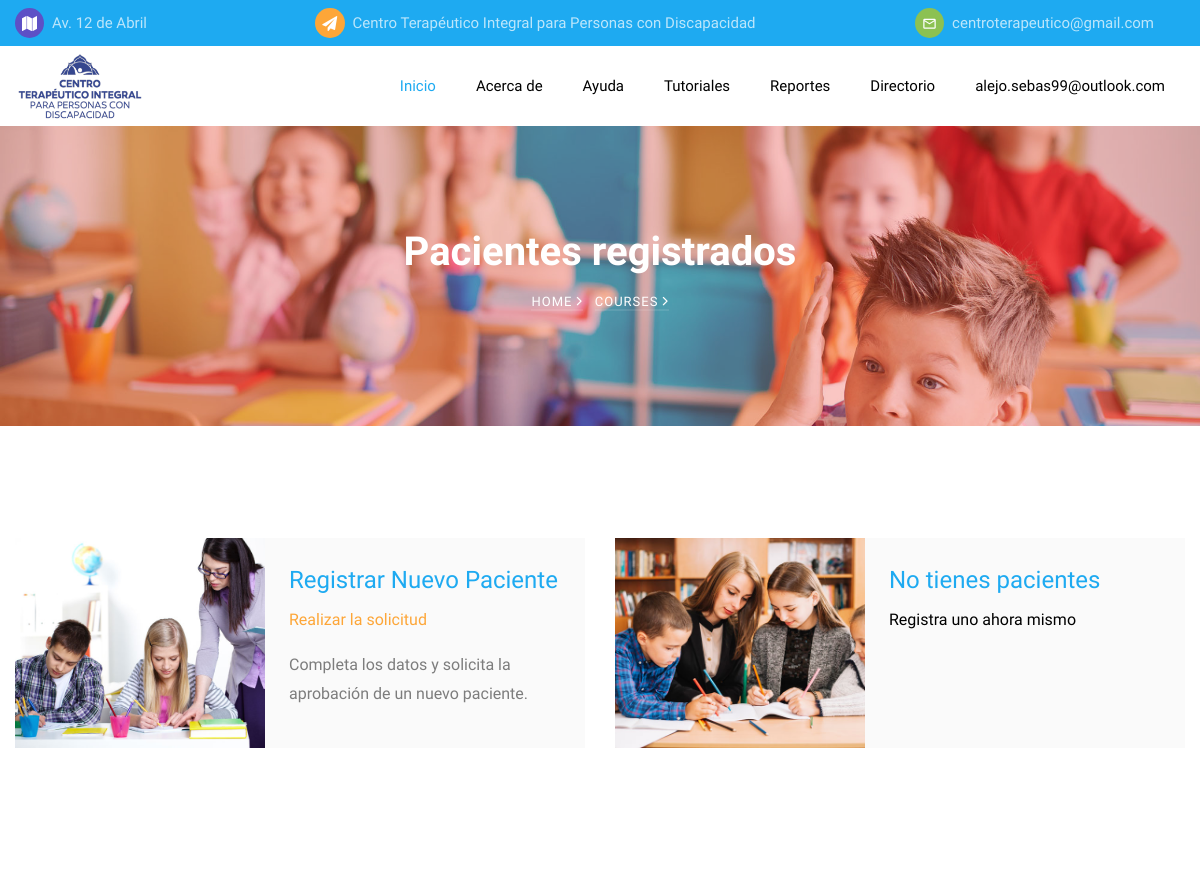
Before: /pacientes.html (signed in, upper part) with the older database file.
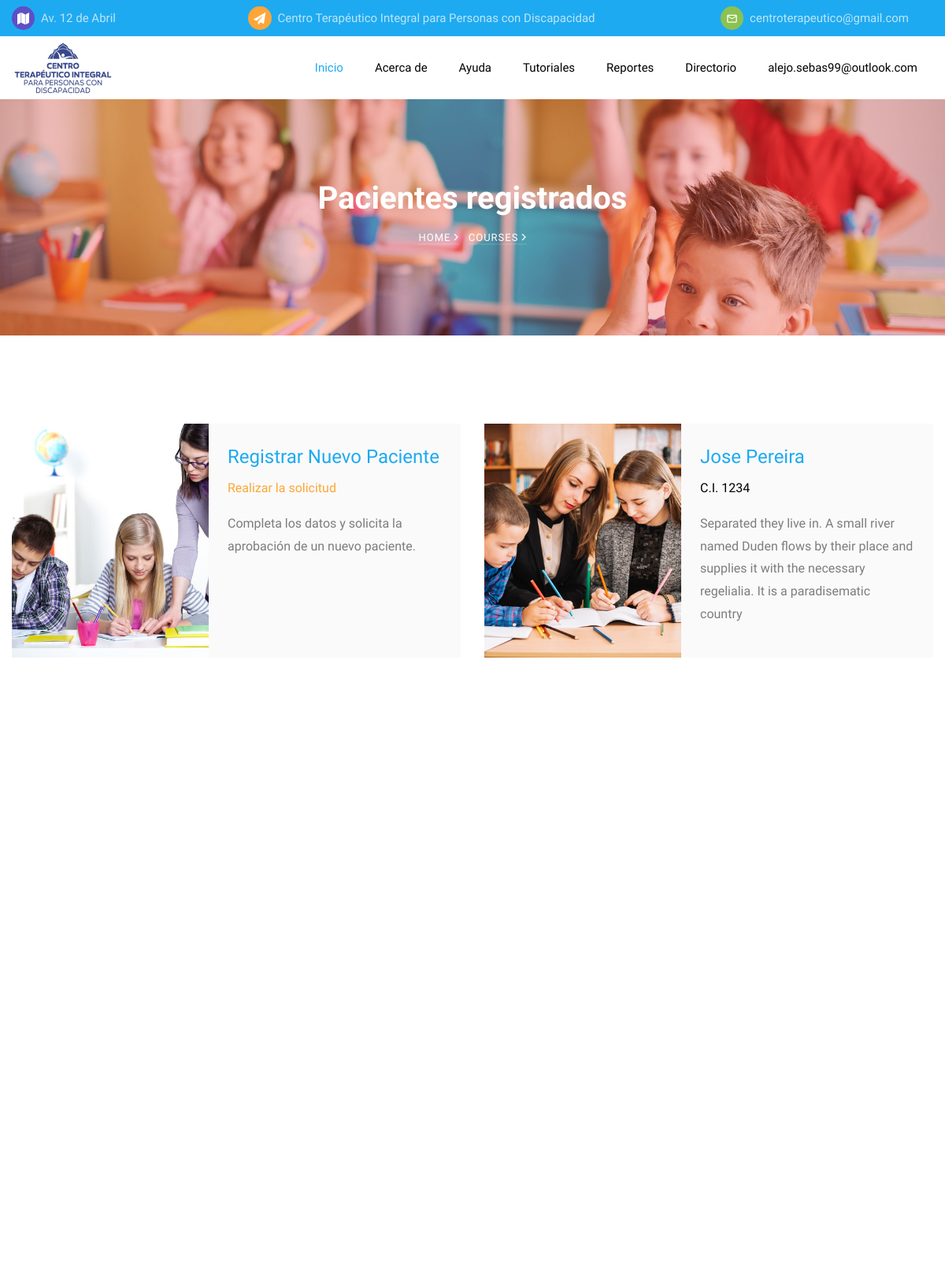
After: the same page with the newer database file.
### website/models.py (models this page shows, shortened)
class User(models.Model):
    MALE = 'M'
    FEMALE = 'F'
    SEX_OPTIONS = [
        (MALE, 'Masculino'),
        (FEMALE, 'Femenino'),
    ]
    ADMINISTRATOR = 'AD'
    THERAPIST = 'TR'
    REPRESENTATIVE = 'RP'
    ROL_OPTIONS = [
        (ADMINISTRATOR, 'Administrador'),
        (THERAPIST, 'Terapeuta'),
        (REPRESENTATIVE, 'Representante'),
    ]
    first_name = models.CharField(max_length=150)
    last_name = models.CharField(max_length=150)
    identity_card = models.CharField(max_length=10)
    registration_date = models.DateTimeField(auto_now_add=True)
    rol = models.CharField(max_length=2, choices=ROL_OPTIONS, default=REPRESENTATIVE)
    birth = models.DateField()
    sex = models.CharField(max_length=1, choices=SEX_OPTIONS, default=MALE)
    civil_status = models.CharField(max_length=150, null=True)
    phone_number_1 = models.PositiveIntegerField()
    phone_number_2 = models.PositiveIntegerField(null=True)
    email = models.EmailField(max_length=250)
    password = models.CharField(max_length=25)
    direction = models.ForeignKey('Direction', on_delete=models.DO_NOTHING, null=True)
    job_title = models.CharField(max_length=500, null=True)
    degree = models.CharField(max_length=500, null=True)
    biography = models.TextField(null=True)

class Patient(models.Model):
    MALE = 'M'
    FEMALE = 'F'
    SEX_OPTIONS = [
        (MALE, 'Masculino'),
        (FEMALE, 'Femenino'),
    ]
    INCLUSIVE = 'IN'
    SPECUALIZED = 'SP'
    REGULAR = 'RE'
    TYPES_OPTIONS = [
        (INCLUSIVE, 'Inclusiva'),
        (SPECUALIZED, 'Especializada'),
        (REGULAR, 'Regular'),
    ]
    URBAN = 'UB'
    RURAL = 'RU'
    PARISH_OPTIONS = [
        (URBAN, 'Urbana'),
        (RURAL, 'Rural'),
    ]
    first_name = models.CharField(max_length=150)
    last_name = models.CharField(max_length=150)
    identity_card = models.CharField(max_length=10)
    birth = models.DateField()
    sex = models.CharField(max_length=1, choices=SEX_OPTIONS, default=MALE)
    registration_date = models.DateTimeField(auto_now_add=True)
    country_origin = models.CharField(max_length=150)
    province = models.CharField(max_length=100)
    canton = models.CharField(max_length=100)
    educational_institution_type = models.CharField(max_length=2, choices=TYPES_OPTIONS, default=SPECUALIZED)
    educational_institution = models.CharField(max_length=400)
    parish_type = models.CharField(max_length=2, choices=PARISH_OPTIONS, default=URBAN)
    bond_desarrollo_humano = models.BooleanField()
    bond_joaquin_gallegos = models.BooleanField()
    alimony = models.BooleanField()
    jubilee_pension = models.BooleanField()
    montepio = models.BooleanField()
    image = models.FileField(upload_to='images/', null=True, verbose_name="")
    representatives = models.ManyToManyField(User, through='Relationship')

### website/views.py (the view)
# urls.py: path('pacientes.html', views.pacientes, name='pacientes'),
def pacientes(request):
    pacientes = []
    relaciones = Relationship.objects.all()
    for rel in relaciones:
        if rel.representative == User.objects.get(email=request.session['user_email']):
            pacientes.append(rel.patient)
    return render(request, 'pacientes.html', {'center_data':center_data, 'pacientes':pacientes})

### templates/pacientes.html (shortened to what this page needs)
<!DOCTYPE html>
<html lang="en">
<head>
    {% include 'includes/head.html'%} {% block head %} {% endblock %}
</head>
<body>
    {% include 'includes/header.html'%} {% block header %} {% endblock %} {% include 'includes/navbar.html'%} {% block navbar %} {% endblock %}
    <section class="hero-wrap hero-wrap-2" style="background-image: url('images/bg_2.jpg');">
        <div class="overlay"></div>
        <div class="container">
            <div class="row no-gutters slider-text align-items-center justify-content-center">
                <div class="col-md-9 ftco-animate text-center">
                    <h1 class="mb-2 bread">Pacientes registrados</h1>
                    <p class="breadcrumbs"><span class="mr-2"><a href="index.html">Home <i class="ion-ios-arrow-forward"></i></a></span> <span>Courses <i class="ion-ios-arrow-forward"></i></span></p>
                </div>
            </div>
        </div>
    </section>
    <section class="ftco-section">
        <div class="container">
            <div class="row">
                <div class="col-md-6 course d-lg-flex ftco-animate">
                    <div class="img" style="background-image: url(../static/website/images/course-2.jpg);"></div>
                    <div class="text bg-light p-4">
                        <h3><a href="registro-paciente.html">Registrar Nuevo Paciente</a></h3>
                        <p class="subheading"><span>Realizar la solicitud</span></p>
                        <p>Completa los datos y solicita la aprobación de un nuevo paciente.</p>
                    </div>
                </div>
                {% if pacientes %}
                {% for p in pacientes %}
                <div class="col-md-6 course d-lg-flex ftco-animate">
                    <div class="img" style="background-image: url(../static/website/images/course-1.jpg);"></div>
                    <div class="text bg-light p-4">
                        <h3><a href="#">{{ p.first_name }} {{ p.last_name }}</a></h3>
                        <p class="subheading"> C.I. {{ p.identity_card }}</p>
                        <p>Separated they live in. A small river named Duden flows by their place and supplies it with the necessary regelialia. It is a paradisematic country</p>
                    </div>
                </div>
                {% endfor %}
                {% else %}
                <div class="col-md-6 course d-lg-flex ftco-animate">
                    <div class="img" style="background-image: url(../static/website/images/course-1.jpg);"></div>
                    <div class="text bg-light p-4">
                        <h3><a href="registro-paciente.html">No tienes pacientes</a></h3>
                        <p class="subheading">Registra uno ahora mismo</p>
                    </div>
                </div>
                {% endif %}
            </div>
        </div>
    </section>
</body>
</html>

### templates/includes/navbar.html (shortened to what this page needs)
<nav class="navbar navbar-expand-lg navbar-dark bg-dark ftco_navbar ftco-navbar-light" id="ftco-navbar">
    <div class="container d-flex align-items-center">
        <div class="block-21 mb-5 d-flex">
            <a href="index.html" class="logo-img blog-img mr-4 logo" style="background-image: url(../static/website/images/logo.png);"></a>
        </div>
        <div class="collapse navbar-collapse" id="ftco-nav">
            <ul class="navbar-nav ml-auto">
                <li class="nav-item active"><a href="/index.html" class="nav-link">Inicio</a></li>
                <li class="nav-item"><a class="nav-link">Acerca de</a>
                </li>
                <li class="nav-item"><a class="nav-link">Ayuda</a>
                </li>
                <li class="nav-item"><a href="/tutorial.html" class="nav-link">Tutoriales</a></li>
                <li class="nav-item"><a href="/report.html" class="nav-link">Reportes</a></li>
                <li class="nav-item"><a href="/directory.html" class="nav-link">Directorio</a></li>
                {% if request.session.user_email %}
                <li class="nav-item"><a href="#" class="nav-link">{{ request.session.user_email }}</a>
                </li>
                {% else %}
                <li class="nav-item"><a href="/login.html" class="nav-link">Iniciar Sesión</a></li>
                <li class="nav-item"><a href="/registro.html" class="nav-link">Registrarse</a></li>
                {% endif %}
            </ul>
        </div>
    </div>
</nav>

Changed rows visible on the page:
now on this page (row unchanged): User: session.user_email "alejo.sebas99@outlook.com"
added Patient: first_name "Jose", last_name "Pereira", identity_card "1234"
Other visible differences:
{{ request.session.user_email }}: "alejo.sebas99@outlook.com" → (not shown)
text no longer shown: "No tienes pacientes Registra uno ahora mismo"
